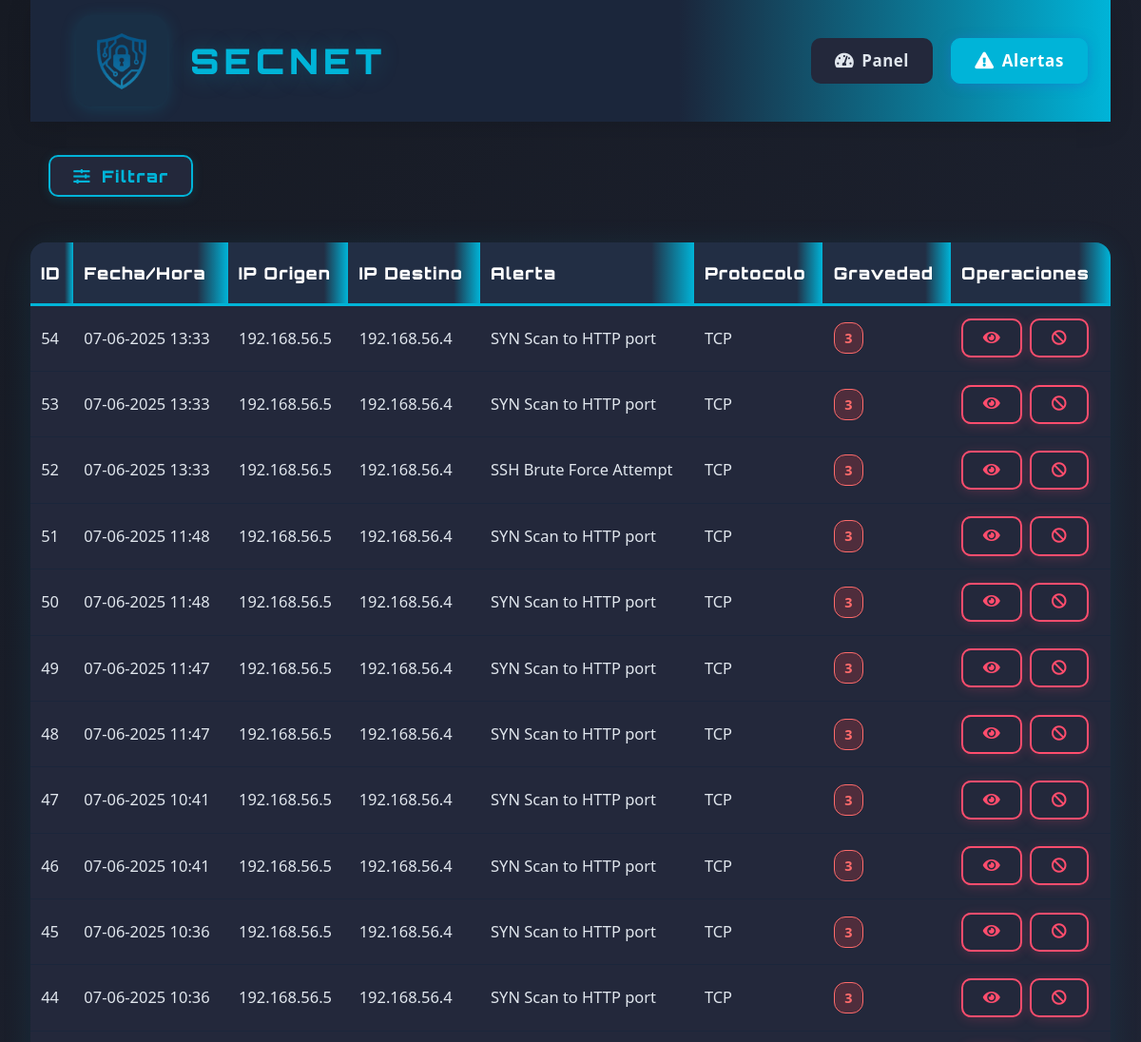
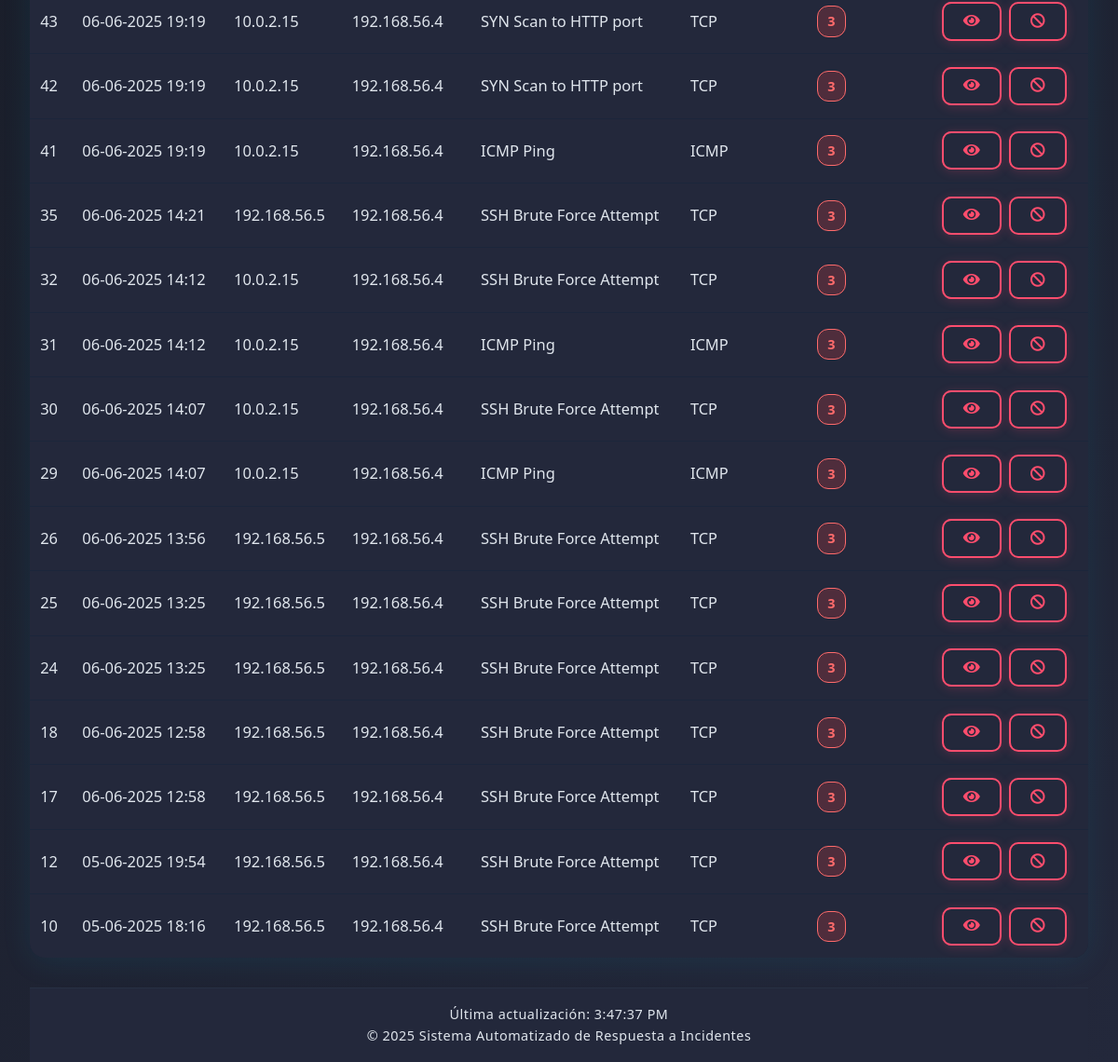
Screenshot of /web-interface/alerts.php?severity=3 with the database file from the repository (2 pictures, top to bottom).
### tables this page shows
CREATE TABLE alerts (
        id INTEGER PRIMARY KEY AUTOINCREMENT,
        timestamp TEXT,
        source_ip TEXT,
        source_port TEXT,
        destination_ip TEXT,
        dest_port TEXT,
        alert_message TEXT,
        severity INTEGER,
        protocol TEXT,
        action_taken TEXT,
        raw_data TEXT
    );

### web-interface/alerts.php (the view, shortened to what this page needs)
<!DOCTYPE html>
<html lang="es">
<head>
    <link rel="stylesheet" href="css/style.css">
    <link rel="stylesheet" href="https://cdnjs.cloudflare.com/ajax/libs/font-awesome/5.15.3/css/all.min.css">
</head>
<body>
    <div class="container">
        <header>
            <div class="logo-container">
                <a href="index.php" style="display:flex;align-items:center;text-decoration:none;">
                    <img src="assets/logo.png" alt="Logo">
                    <h1 style="font-family: 'Orbitron', sans-serif;">SecNet</h1>
                </a>
            </div>
            <nav>
                <ul>
                    <li><a href="index.php"><i class="fas fa-tachometer-alt"></i> Panel</a></li>
                    <li><a href="alerts.php" class="active"><i class="fas fa-exclamation-triangle"></i> Alertas</a></li>
                </ul>
            </nav>
        </header>
        <main>
            <section class="alerts-section">
                <button id="toggleFiltersBtn" class="filter-button" type="button" style="margin-bottom:1.2rem;"><i class="fas fa-sliders-h"></i> Filtrar</button>
                <div class="alerts-table">
                    <table class="tech-table">
                        <thead>
                            <tr>
                                <th>ID</th>
                                <th>Fecha/Hora</th>
                                <th>IP Origen</th>
                                <th>IP Destino</th>
                                <th>Alerta</th>
                                <th>Protocolo</th>
                                <th>Gravedad</th>
                                <th>Operaciones</th>
                            </tr>
                        </thead>
                        <tbody id="alertsTableBody">
                            <?php
                            $db = new SQLite3('/var/www/html/database/alerts.db');
                            $db->exec("PRAGMA timezone = 'Europe/Madris'");
                            $offset = isset($_GET['offset']) ? intval($_GET['offset']) : 0;
                            $limit = 30;
                            $query = "SELECT * FROM alerts WHERE 1=1";
                            $countQuery = "SELECT COUNT(*) as total FROM alerts WHERE 1=1";
                            $params = [];
                            if (isset($_GET['severity']) && $_GET['severity'] !== '') {
                                $severity = intval($_GET['severity']);
                                if ($severity === 3) {
                                    $query .= " AND severity >= 3";
                                } else {
                                    $query .= " AND severity = :severity";
                                    $countQuery .= " AND severity = :severity";
                                    $params[':severity'] = $severity;
                                }
                            }
                            $query .= " ORDER BY timestamp DESC LIMIT $limit OFFSET $offset";
                            $stmt = $db->prepare($query);
                            $results = $stmt->execute();
                            while ($row = $results->fetchArray(SQLITE3_ASSOC)) {
                                echo '<tr>';
                                echo '<td>' . $row['id'] . '</td>';
                                $date = new DateTime($row['timestamp'], new DateTimeZone('UTC'));
                                $date->setTimezone(new DateTimeZone('Europe/Madrid'));
                                echo '<td data-timestamp="' . strtotime($row['timestamp']) . '">' . $date->format('d-m-Y H:i') . '</td>';
                                echo '<td>' . htmlspecialchars($row['source_ip']) . '</td>';
                                echo '<td>' . htmlspecialchars($row['destination_ip']) . '</td>';
                                echo '<td>' . htmlspecialchars($row['alert_message']) . '</td>';
                                echo '<td>' . htmlspecialchars($row['protocol']) . '</td>';
                                echo '<td><span class="gravedad-badge gravedad-' . (int)$row['severity'] . '">' . $row['severity'] . '</span></td>';
                                echo '<td>';
                                echo '<button class="action-btn alerta details-button" onclick="viewAlertDetails(' . $row['id'] . ')"><i class="fas fa-eye"></i></button> ';
                                echo '<button class="action-btn alerta block-button" onclick="blockIP(\'' . htmlspecialchars($row['source_ip']) . '\')"><i class="fas fa-ban"></i></button>';
                                echo '</td>';
                                echo '</tr>';
                            }
                            ?>
                        </tbody>
                    </table>
                </div>
            </section>
        </main>
        <footer class="footer-container">
            <p>&copy; <?php echo date('Y'); ?> Sistema Automatizado de Respuesta a Incidentes</p>
        </footer>
    </div>
</body>
</html>

### rows the page displays
alerts: id "54", timestamp "07-06-2025 13:33", source_ip "192.168.56.5", destination_ip "192.168.56.4", alert_message "SYN Scan to HTTP port", protocol "TCP", severity "3"
alerts: id "53", timestamp "07-06-2025 13:33", source_ip "192.168.56.5", destination_ip "192.168.56.4", alert_message "SYN Scan to HTTP port", protocol "TCP", severity "3"
alerts: id "52", timestamp "07-06-2025 13:33", source_ip "192.168.56.5", destination_ip "192.168.56.4", alert_message "SSH Brute Force Attempt", protocol "TCP", severity "3"
alerts: id "51", timestamp "07-06-2025 11:48", source_ip "192.168.56.5", destination_ip "192.168.56.4", alert_message "SYN Scan to HTTP port", protocol "TCP", severity "3"
alerts: id "50", timestamp "07-06-2025 11:48", source_ip "192.168.56.5", destination_ip "192.168.56.4", alert_message "SYN Scan to HTTP port", protocol "TCP", severity "3"
alerts: id "49", timestamp "07-06-2025 11:47", source_ip "192.168.56.5", destination_ip "192.168.56.4", alert_message "SYN Scan to HTTP port", protocol "TCP", severity "3"
alerts: id "48", timestamp "07-06-2025 11:47", source_ip "192.168.56.5", destination_ip "192.168.56.4", alert_message "SYN Scan to HTTP port", protocol "TCP", severity "3"
alerts: id "47", timestamp "07-06-2025 10:41", source_ip "192.168.56.5", destination_ip "192.168.56.4", alert_message "SYN Scan to HTTP port", protocol "TCP", severity "3"
alerts: id "46", timestamp "07-06-2025 10:41", source_ip "192.168.56.5", destination_ip "192.168.56.4", alert_message "SYN Scan to HTTP port", protocol "TCP", severity "3"
alerts: id "45", timestamp "07-06-2025 10:36", source_ip "192.168.56.5", destination_ip "192.168.56.4", alert_message "SYN Scan to HTTP port", protocol "TCP", severity "3"
alerts: id "44", timestamp "07-06-2025 10:36", source_ip "192.168.56.5", destination_ip "192.168.56.4", alert_message "SYN Scan to HTTP port", protocol "TCP", severity "3"
alerts: id "43", timestamp "06-06-2025 19:19", source_ip "10.0.2.15", destination_ip "192.168.56.4", alert_message "SYN Scan to HTTP port", protocol "TCP", severity "3"
alerts: id "42", timestamp "06-06-2025 19:19", source_ip "10.0.2.15", destination_ip "192.168.56.4", alert_message "SYN Scan to HTTP port", protocol "TCP", severity "3"
alerts: id "41", timestamp "06-06-2025 19:19", source_ip "10.0.2.15", destination_ip "192.168.56.4", alert_message "ICMP Ping", protocol "ICMP", severity "3"
alerts: id "35", timestamp "06-06-2025 14:21", source_ip "192.168.56.5", destination_ip "192.168.56.4", alert_message "SSH Brute Force Attempt", protocol "TCP", severity "3"
alerts: id "32", timestamp "06-06-2025 14:12", source_ip "10.0.2.15", destination_ip "192.168.56.4", alert_message "SSH Brute Force Attempt", protocol "TCP", severity "3"
alerts: id "31", timestamp "06-06-2025 14:12", source_ip "10.0.2.15", destination_ip "192.168.56.4", alert_message "ICMP Ping", protocol "ICMP", severity "3"
alerts: id "30", timestamp "06-06-2025 14:07", source_ip "10.0.2.15", destination_ip "192.168.56.4", alert_message "SSH Brute Force Attempt", protocol "TCP", severity "3"
alerts: id "29", timestamp "06-06-2025 14:07", source_ip "10.0.2.15", destination_ip "192.168.56.4", alert_message "ICMP Ping", protocol "ICMP", severity "3"
alerts: id "26", timestamp "06-06-2025 13:56", source_ip "192.168.56.5", destination_ip "192.168.56.4", alert_message "SSH Brute Force Attempt", protocol "TCP", severity "3"
alerts: id "25", timestamp "06-06-2025 13:25", source_ip "192.168.56.5", destination_ip "192.168.56.4", alert_message "SSH Brute Force Attempt", protocol "TCP", severity "3"
alerts: id "24", timestamp "06-06-2025 13:25", source_ip "192.168.56.5", destination_ip "192.168.56.4", alert_message "SSH Brute Force Attempt", protocol "TCP", severity "3"
alerts: id "18", timestamp "06-06-2025 12:58", source_ip "192.168.56.5", destination_ip "192.168.56.4", alert_message "SSH Brute Force Attempt", protocol "TCP", severity "3"
alerts: id "17", timestamp "06-06-2025 12:58", source_ip "192.168.56.5", destination_ip "192.168.56.4", alert_message "SSH Brute Force Attempt", protocol "TCP", severity "3"
alerts: id "12", timestamp "05-06-2025 19:54", source_ip "192.168.56.5", destination_ip "192.168.56.4", alert_message "SSH Brute Force Attempt", protocol "TCP", severity "3"
alerts: id "10", timestamp "05-06-2025 18:16", source_ip "192.168.56.5", destination_ip "192.168.56.4", alert_message "SSH Brute Force Attempt", protocol "TCP", severity "3"
